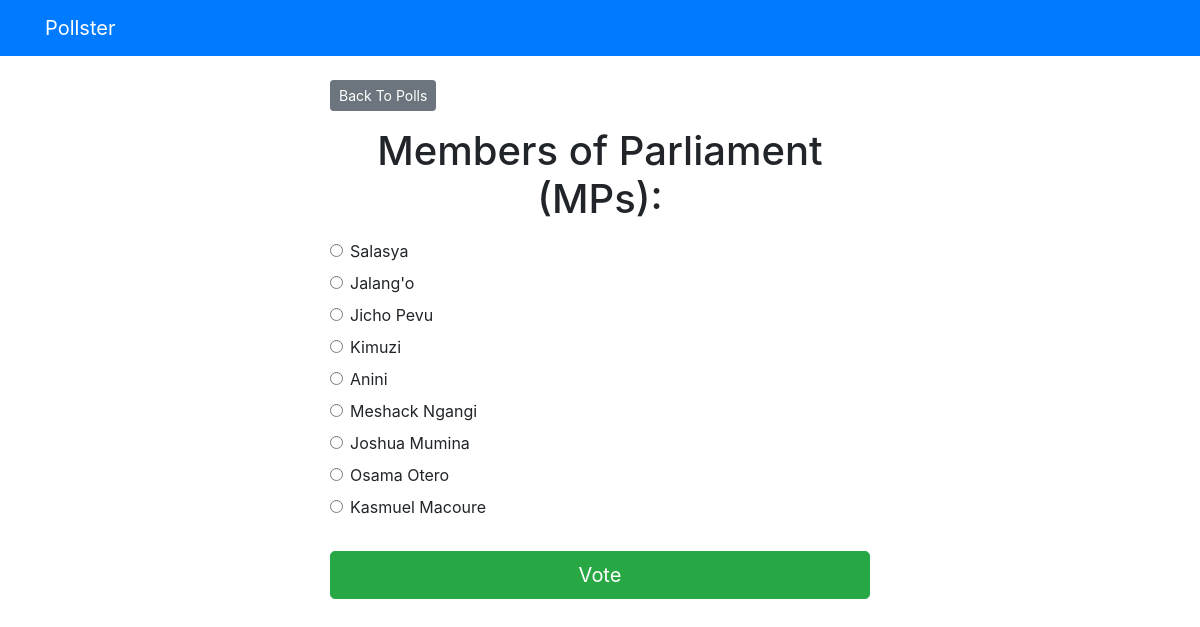
The app's page /polls/2/ with its own data.
### polls/models.py (models this page shows, shortened)
class Question(models.Model):
    question_text = models.CharField(max_length=200)
    pub_date = models.DateTimeField('date published')

class Choice(models.Model):
    question = models.ForeignKey(Question, on_delete=models.CASCADE)
    choice_text = models.CharField(max_length=200)
    votes = models.IntegerField(default=0)

### polls/views.py (the view)
# urls.py: path('<int:question_id>/', views.detail, name='detail'),
def detail(request, question_id):
  try:
    question = Question.objects.get(pk=question_id)
  except Question.DoesNotExist:
    raise Http404("Question does not exist")
  return render(request, 'polls/detail.html', { 'question': question })

### templates/polls/detail.html (shortened to what this page needs)
{% extends 'base.html' %}
{% block content %}
<a class="btn btn-secondary btn-sm mb-3" href="{% url 'polls:index' %}">Back To Polls</a>
<h1 class="text-center mb-3">{{ question.question_text }}</h1>
<form action="{% url 'polls:vote' question.id %}" method="post">
	{% for choice in question.choice_set.all %}
		<div class="form-check">
			<input
				type="radio"
				name="choice"
				class="form-check-input"
				id="choice{{ forloop.counter }}"
				value="{{ choice.id }}"
			/>
			<label for="choice{{ forloop.counter }}">{{ choice.choice_text }}</label
			>
		</div>
	{% endfor %}
	<input type="submit" value="Vote" class="btn btn-success btn-lg btn-block mt-4" />
</form>
{% endblock %}

### records on screen
Question: question_text "Members of Parliament (MPs):"
Choice: choice_text "Salasya"
Choice: choice_text "Jalang'o"
Choice: choice_text "Jicho Pevu"
Choice: choice_text "Kimuzi"
Choice: choice_text "Anini"
Choice: choice_text "Meshack Ngangi"
Choice: choice_text "Joshua Mumina"
Choice: choice_text "Osama Otero"
Choice: choice_text "Kasmuel Macoure"
